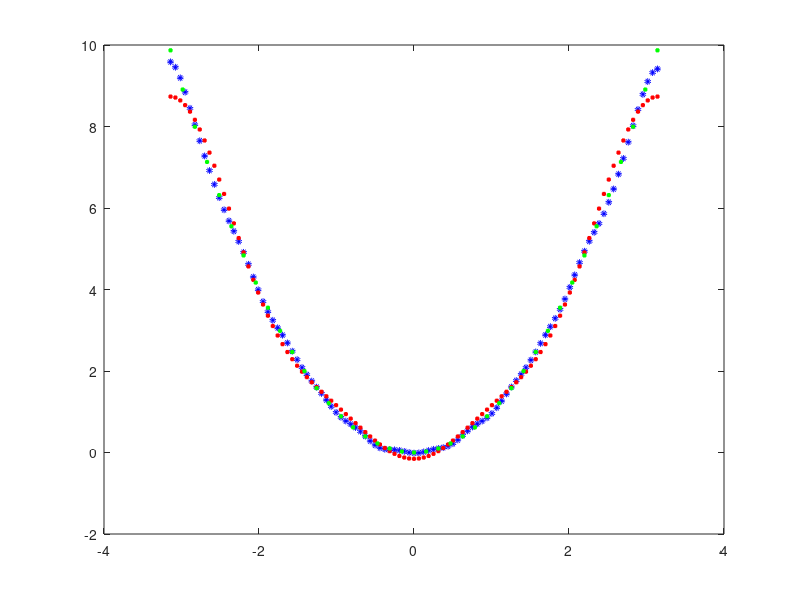

Here is the MATLAB script that generated this plot:
close all;
clear all;
fileID = fopen('nn.txt','r');
formatSpec = '%f';
u_nn = fscanf(fileID,formatSpec);
fclose(fileID);
x = [-pi:2*pi/100:pi];
plot(x,u_nn, 'bo','MarkerSize',2, 'LineWidth', 3)
 hold on
  u_exact = pi^2/3 * ones(size(x)); % pi/2. * ones(size(x));  %pi^2/3 * ones(size(x)); %zeros(size(x)); % 
%  %u_exact =zeros(size(x)); % pi^2/3 * ones(size(x)); 
  for i = 1:3
   % u_exact = u_exact - 4/(pi*(2*i-1)^2) * cos((2*i-1)*x);
      u_exact = u_exact + 4 * (-1)^i/i^2 * cos(i*x);
%      %u_exact = u_exact + 2 /i * sin(i*x)
  end
  %u_exact = cos(3*x) + sin(7*x); % + x.^2; %sin (30 * x);
  plot(x,u_exact, 'r+','MarkerSize',2, 'LineWidth', 3)
%   hold on
   x = [-pi:2*pi/40:pi];
   plot(x,x.^2, 'g+','MarkerSize',2, 'LineWidth', 3)
% %  hold on
% 
% % hold on
% % u_exact = exp(-abs(x)); %cos(x); %exp(-abs(x)); %x.^4 %cos(x); %(sin(x)).^3;
% % plot(x,u_exact, 'r-','MarkerSize',4)
% % hold on
% u=(1 - exp(-pi)) /pi;
% for i =1:10
%      u = u + 2.0/(pi *(1 + i^2)) *(1 - (-1)^i * exp(-pi))*cos(i*x);
% end
% plot(x, u, 'mo','MarkerSize',4)
%     
